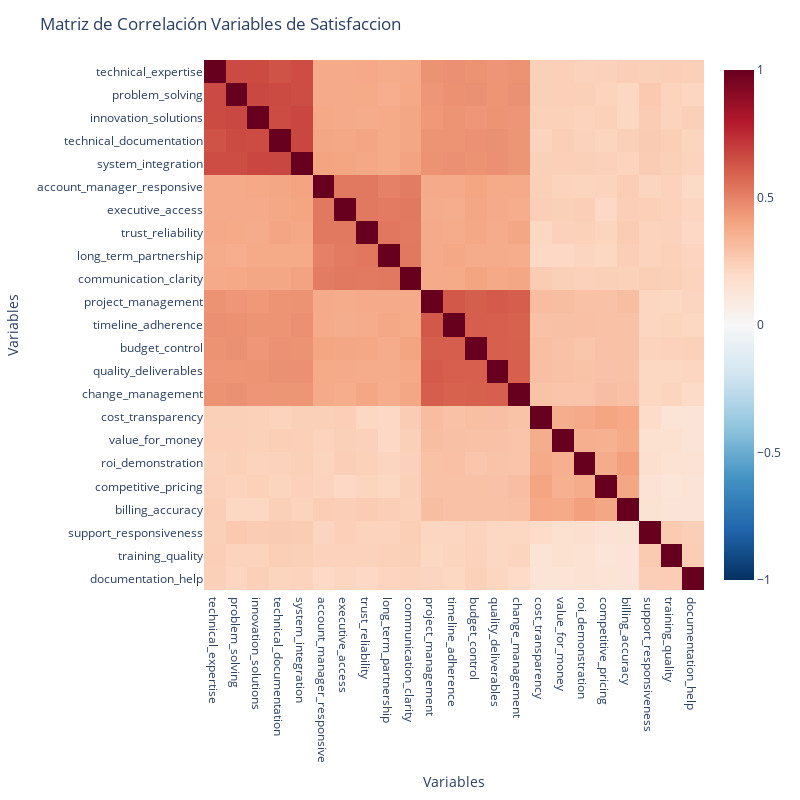

The notebook cell this image was saved under:
### Code cell
# Matriz de correlación para variables de satisfacción
correlation_matrix = data[satisfaction_vars].corr()

# heatmap con Plotly
fig = px.imshow(
    correlation_matrix,
    x=correlation_matrix.columns,
    y=correlation_matrix.index,
    color_continuous_scale='RdBu_r',
    zmin=-1, zmax=1,
    aspect="auto"
)

fig.update_layout(
    title='Matriz de Correlación Variables de Satisfaccion',
    width=800,
    height=800,
    xaxis_title="Variables",
    yaxis_title="Variables"
)

fig.show()

### Figure 1 — Plotly figure (JSON) as saved in the notebook; plotly's stock layout.template omitted (floating-point values rounded to 4 significant figures; data arrays with more than 128 entries replaced by an {"elided": "..."} marker saying what was removed)
{"data": [{"coloraxis": "coloraxis", "hovertemplate": "x: %{x}<br>y: %{y}<br>color: %{z}<extra></extra>", "name": "0", "type": "heatmap", "x": ["technical_expertise", "problem_solving", "innovation_solutions", "technical_documentation", "system_integration", "account_manager_responsive", "executive_access", "trust_reliability", "long_term_partnership", "communication_clarity", "project_management", "timeline_adherence", "budget_control", "quality_deliverables", "change_management", "cost_transparency", "value_for_money", "roi_demonstration", "competitive_pricing", "billing_accuracy", "support_responsiveness", "training_quality", "documentation_help"], "xaxis": "x", "y": ["technical_expertise", "problem_solving", "innovation_solutions", "technical_documentation", "system_integration", "account_manager_responsive", "executive_access", "trust_reliability", "long_term_partnership", "communication_clarity", "project_management", "timeline_adherence", "budget_control", "quality_deliverables", "change_management", "cost_transparency", "value_for_money", "roi_demonstration", "competitive_pricing", "billing_accuracy", "support_responsiveness", "training_quality", "documentation_help"], "yaxis": "y", "z": {"elided": "23x23 float values"}}], "layout": {"coloraxis": {"cmax": 1, "cmin": -1, "colorscale": [[0, "rgb(5,48,97)"], [0.1, "rgb(33,102,172)"], [0.2, "rgb(67,147,195)"], [0.3, "rgb(146,197,222)"], [0.4, "rgb(209,229,240)"], [0.5, "rgb(247,247,247)"], [0.6, "rgb(253,219,199)"], [0.7, "rgb(244,165,130)"], [0.8, "rgb(214,96,77)"], [0.9, "rgb(178,24,43)"], [1, "rgb(103,0,31)"]]}, "height": 800, "margin": {"t": 60}, "title": {"text": "Matriz de Correlación Variables de Satisfaccion"}, "width": 800, "xaxis": {"anchor": "y", "domain": [0, 1], "title": {"text": "Variables"}}, "yaxis": {"anchor": "x", "autorange": "reversed", "domain": [0, 1], "title": {"text": "Variables"}}}}
